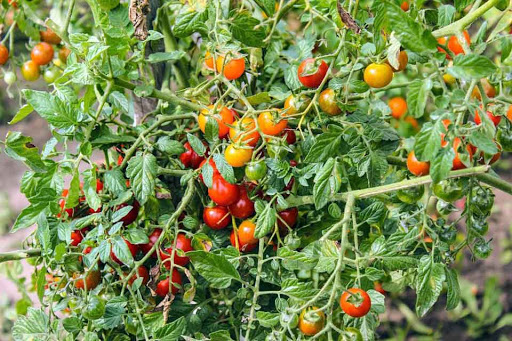
#> input picture RaspberryPI/tomato/tomato81.jpg, 512 x 341 px, found by its file name
$ python hough_circle.py
#> lines starting #> are read from the running program, lines starting #| are printed output that depends on the picture; after the words box and inside, x2 and y2 are one past the last pixel; in counts of white or black regions, pixels touching at a corner belong together
#_*_coding:utf-8_*_
import cv2
import numpy as np

oimg = cv2.imread('.\\tomato\\tomato81.jpg') # 이미지 컬러로 읽어오기
#> oimg is the input picture: shape (341, 512, 3); mean B, G, R 79.7, 138.4, 123
img = cv2.imread('.\\tomato\\tomato81.jpg', 0) # 이미지 흑백으로 읽어오기
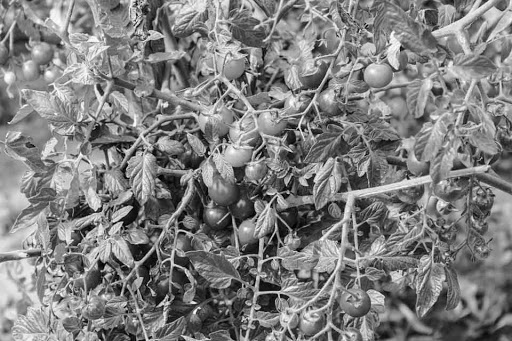
#> img: shape (341, 512); min 0, max 255, mean 127.1
img = cv2.medianBlur(img, 5) # 이미지 블러링으로 노이즈 제거
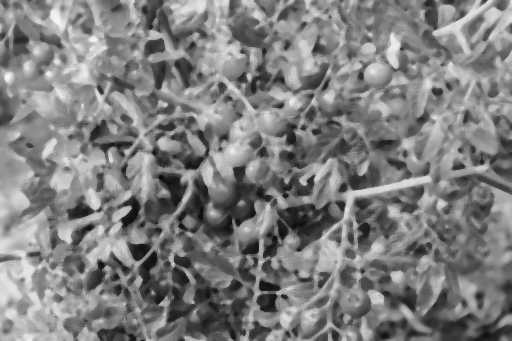
#> img: shape (341, 512); min 9, max 248, mean 126.8
cimg = cv2.cvtColor(img, cv2.COLOR_GRAY2BGR) # 흑백 이미지를 BGR 이미지로 변경 (변경하지 않으면 원의 중심점과 둘레를 표시할 때 흑백으로 표시됨)

cmask = np.zeros(img.shape) # 이미지 마스크 (검은 배경 이미지, numpy 배열)

circles = cv2.HoughCircles(img, cv2.HOUGH_GRADIENT, 1, 20, param1=50, param2=30, minRadius=15, maxRadius=40) # 이미지에서 원 추출
#> circles = 43 rows, first 8: [110.5, 123.5, 39.4], [212.5, 118.5, 39.4], [135.5, 243.5, 29.4], [388.5, 112.5, 37.2], [298.5, 72.5, 38.3], [409.5, 271.5, 34.9], [376.5, 216.5, 37.2], [329.5, 123.5, 33.8]
circles = np.uint16(np.around(circles)) # np.around() 함수로 circles의 값들을 반올림/반내림하고 이를 UNIT16으로 변환한다.
#> circles = 43 rows, first 8: [110, 124, 39], [212, 118, 39], [136, 244, 29], [388, 112, 37], [298, 72, 38], [410, 272, 35], [376, 216, 37], [330, 124, 34]

for i in circles[0,:]:
    cv2.circle(cmask, (i[0], i[1]), i[2], (255, 255, 255), -1)  # 검은 배경 이미지에 원만 흰색으로 칠하기
    cv2.circle(cimg, (i[0], i[1]), i[2], (0, 255, 0), 2)  # 흑백 이미지에 추출한 원 그리기
    cv2.circle(cimg, (i[0], i[1]), 2, (0, 0, 255), 3)  # 흑백 이미지에 원 중심점 그리기
#> this loop made 43 passes
#> i on passes 1 to 12: [110, 124, 39], [212, 118, 39], [136, 244, 29], [388, 112, 37], [298, 72, 38], [410, 272, 35], [376, 216, 37], [330, 124, 34], [310, 204, 34], [100, 260, 34], [124, 152, 34], [150, 90, 34]
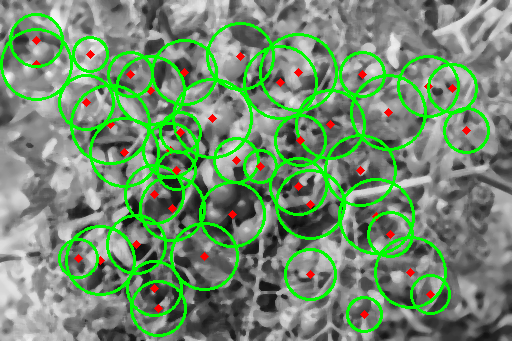
#> cimg: shape (341, 512, 3); mean B, G, R 110.3, 141.8, 112.7
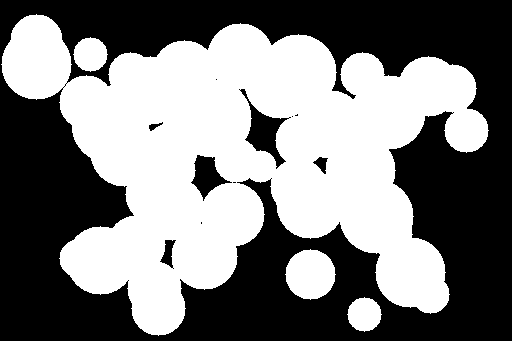
#> cmask: shape (341, 512) float64; 48.6% white; 4 white regions, box (x1, y1, x2, y2) and area: (1, 14, 489, 336) 81042, (285, 249, 336, 300) 1961, (73, 37, 108, 72) 901, (347, 297, 382, 332) 901

cv2.imwrite('cmask.jpg',cmask) # numpy 배열인 cmask를 jpg 이미지로 변환.
cmask = cv2.imread('cmask.jpg') # jpg 이미지로 변환한 마스크 이미지를 다시 읽어온다.
#> cmask: shape (341, 512, 3); min 0, max 255, mean 123.9
crops = cv2.bitwise_and(oimg, cmask) # 원본 컬러 이미지와 마스크 이미지를 결합하여 추출된 원 부분을 제외하고 다른 부분을 모두 검정으로 칠한 이미지를 만든다.
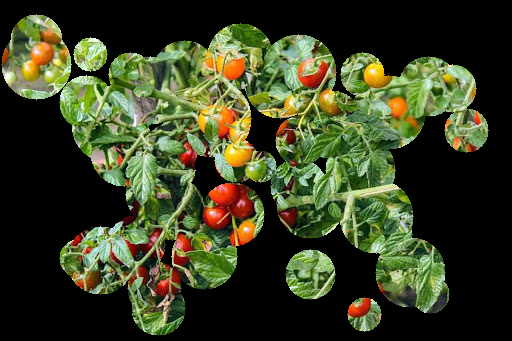
#> crops: shape (341, 512, 3); mean B, G, R 35.4, 64.5, 58.1

# cv2.namedWindow('orginal img', cv2.WINDOW_NORMAL) # 원본 이미지 크기로 윈도우를 생성하되 사용자가 크기 조절 가능
# cv2.namedWindow('crops extraction', cv2.WINDOW_NORMAL) # 원본 이미지 크기로 윈도우를 생성하되 사용자가 크기 조절 가능
# cv2.namedWindow('mask img', cv2.WINDOW_NORMAL) # 원본 이미지 크기로 윈도우를 생성하되 사용자가 크기 조절 가능
# cv2.namedWindow('result img', cv2.WINDOW_NORMAL) # 원본 이미지 크기로 윈도우를 생성하되 사용자가 크기 조절 가능

cv2.imshow('orginal img', oimg) # 원본 이미지
cv2.imshow('crops extraction', cimg) # 이미지에 추출한 원과 중심점 표시
cv2.imshow('mask img', cmask) # 검은 배경 이미에 추출한 원 흰색으로 표시 (마스크 이미지)
cv2.imshow('result img', crops) # 이미지 중 추출한 원을 제외한 나머지 부분은 검정색으로 표시

cv2.waitKey(0) # key 입력이 있을 때까지 무한 대기

cv2.destroyAllWindows() # 화면에 나타난 윈도우를 종료

$ run again, with RaspberryPI/tomato/tomato1.jpg copied over RaspberryPI/tomato/tomato81.jpg
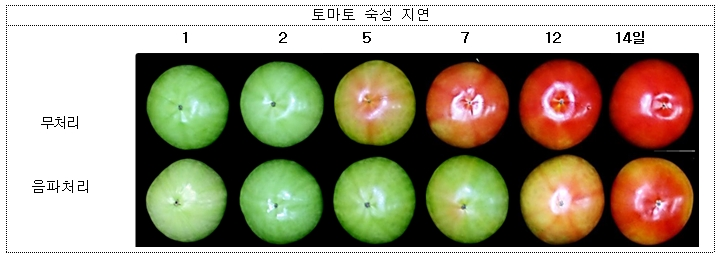
#> input picture RaspberryPI/tomato/tomato1.jpg, 719 x 260 px, found by its file name
#> oimg is the input picture: shape (260, 719, 3); mean B, G, R 131.1, 154, 161.5
#> `circles = cv2.HoughCircles(img, cv2.HOUGH_GRADIENT, 1, 20, param1=50, ..`: circles = 13 rows, first 8: [185.5, 201.5, 39.4], [188.5, 109.5, 39.4], [464.5, 192.5, 37.2], [278.5, 198.5, 39.4], [284.5, 103.5, 39.4], [377.5, 107.5, 37.2], [373.5, 195.5, 39.4], [567.5, 188.5, 33.8]
#> `circles = np.uint16(np.around(circles))`: circles = 13 rows, first 8: [186, 202, 39], [188, 110, 39], [464, 192, 37], [278, 198, 39], [284, 104, 39], [378, 108, 37], [374, 196, 39], [568, 188, 34]
#> the loop `for i in circles[0,:]:` made 13 passes
#> after the loop `for i in circles[0,:]:`:
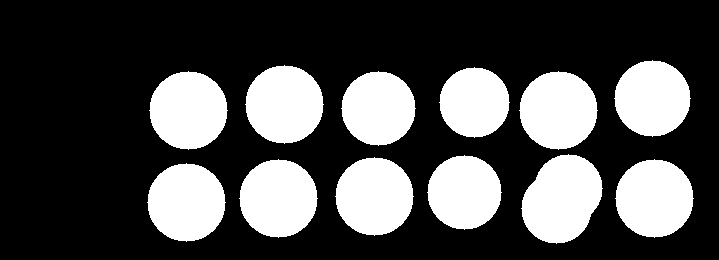
#> cmask: shape (260, 719) float64; 29.8% white; 12 white regions, largest, box (x1, y1, x2, y2) and area: (521, 154, 603, 244) 5322, (245, 65, 324, 144) 4777, (149, 71, 228, 150) 4777
#> `crops = cv2.bitwise_and(oimg, cmask)`:
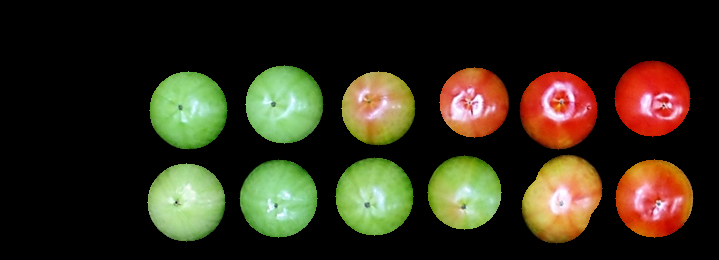
#> crops: shape (260, 719, 3); mean B, G, R 26.5, 45, 50.6
